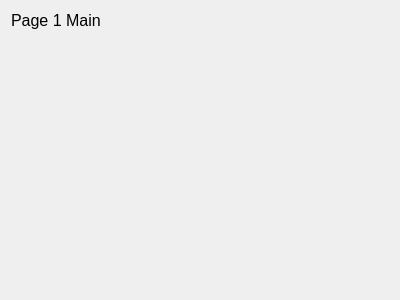
<?xml version="1.0" encoding="UTF-8"?>
<ui version="4.0">
 <class>Form</class>
 <widget class="QWidget" name="Form">
  <property name="geometry">
   <rect>
    <x>0</x>
    <y>0</y>
    <width>400</width>
    <height>300</height>
   </rect>
  </property>
  <property name="windowTitle">
   <string>Form</string>
  </property>
  <layout class="QVBoxLayout" name="verticalLayout">
   <item>
    <widget class="QLabel" name="title">
     <property name="sizePolicy">
      <sizepolicy hsizetype="Fixed" vsizetype="Fixed">
       <horstretch>0</horstretch>
       <verstretch>0</verstretch>
      </sizepolicy>
     </property>
     <property name="font">
      <font>
       <pointsize>12</pointsize>
      </font>
     </property>
     <property name="text">
      <string>Page 1 Main</string>
     </property>
    </widget>
   </item>
   <item>
    <spacer name="verticalSpacer">
     <property name="orientation">
      <enum>Qt::Vertical</enum>
     </property>
     <property name="sizeType">
      <enum>QSizePolicy::Fixed</enum>
     </property>
     <property name="sizeHint" stdset="0">
      <size>
       <width>20</width>
       <height>5</height>
      </size>
     </property>
    </spacer>
   </item>
   <item>
    <widget class="QWidget" name="widget" native="true"/>
   </item>
  </layout>
 </widget>
 <resources/>
 <connections/>
</ui>
